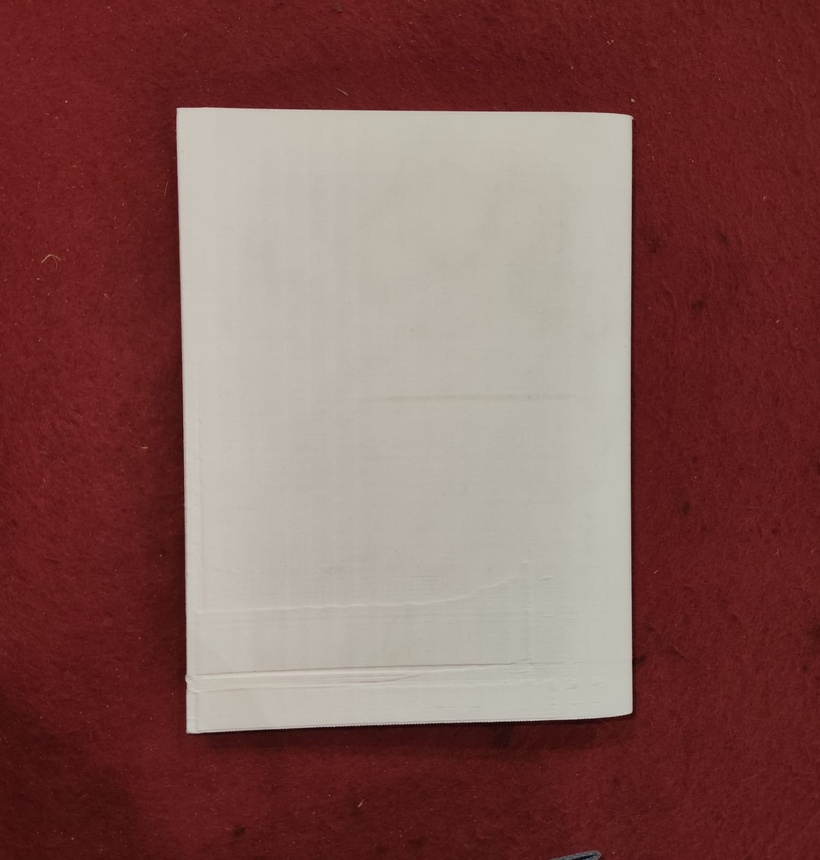
#> input picture backend/models/test1.jpeg, 820 x 860 px, shrunk from 1526 x 1600 before the run
$ python -i image_processor.py   (imports and definitions only)
#> lines starting #> are read from the running program, lines starting #| are printed output that depends on the picture
#> further down, picture is the input picture: shape (860, 820, 3); mean B, G, R 84.4, 88.5, 130.5
"""
Image Processor Module for ZENITH INSPECT-AR
Handles image preprocessing and enhancement operations
"""

import cv2
import numpy as np
from typing import Dict, Any


class ImageProcessor:
    def __init__(self):
        """
        Initialize image processor
        """
        print("ImageProcessor initialized")

    def preprocess(self, image: np.ndarray, enhance_contrast: bool = True) -> np.ndarray:
        """
        Preprocess image for better detection and measurement
        """
#> called with enhance_contrast = True
        try:
            # Make a copy to avoid modifying the original
            processed = image.copy()

            # Convert to grayscale if needed
            if len(processed.shape) == 3:
                gray = cv2.cvtColor(processed, cv2.COLOR_BGR2GRAY)
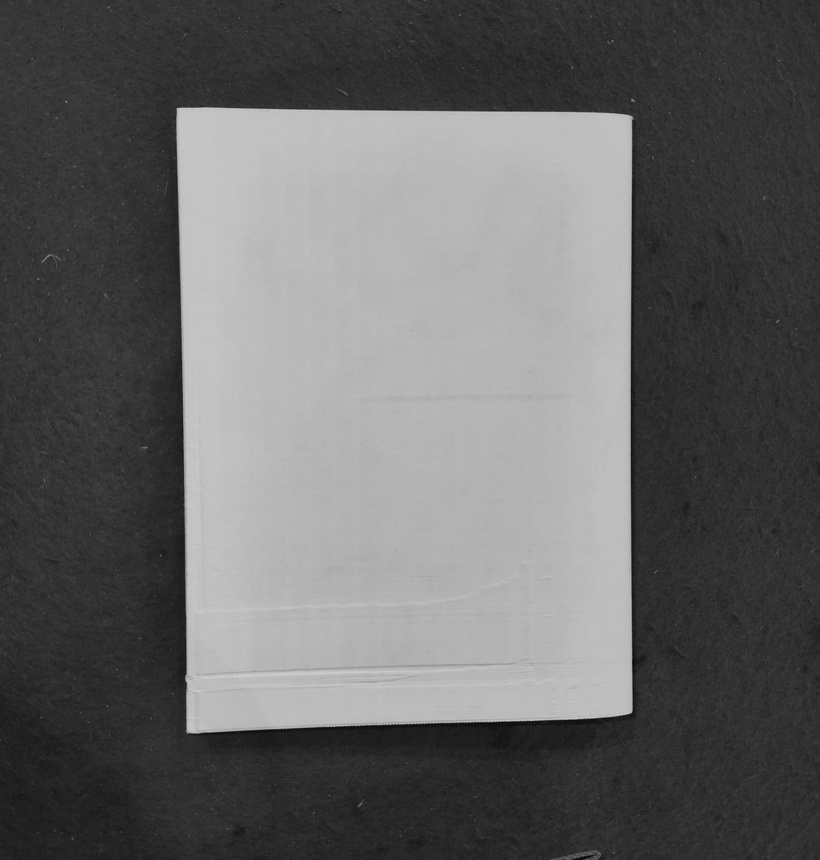
#> gray: shape (860, 820); min 5, max 207, mean 100.6
            else:
                gray = processed

            # Enhance contrast if requested
            if enhance_contrast:
                # Apply CLAHE (Contrast Limited Adaptive Histogram Equalization)
                clahe = cv2.createCLAHE(clipLimit=2.0, tileGridSize=(8, 8))
                gray = clahe.apply(gray)
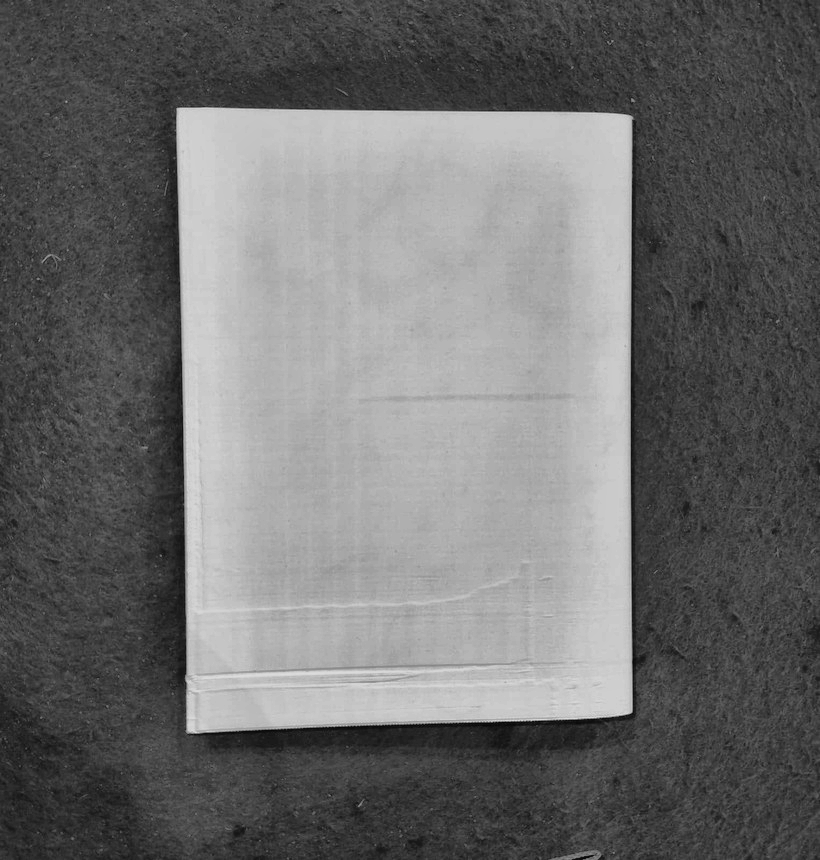
#> gray: shape (860, 820); min 4, max 222, mean 109.3

                # Convert back to BGR if original was color
                if len(image.shape) == 3:
                    processed = cv2.cvtColor(gray, cv2.COLOR_GRAY2BGR)
                else:
                    processed = gray
            else:
                processed = gray if len(image.shape) == 2 else cv2.cvtColor(image, cv2.COLOR_BGR2GRAY)

            return processed

        except Exception as e:
            print(f"Error in image preprocessing: {str(e)}")
            return image  # Return original image if preprocessing fails

    def enhance_quality(self, image: np.ndarray) -> np.ndarray:
        """
        Enhance image quality for better measurements
        """
        try:
            # Apply bilateral filter to reduce noise while preserving edges
            enhanced = cv2.bilateralFilter(image, 9, 75, 75)

            # Apply slight sharpening
            kernel = np.array([[-1,-1,-1],
                              [-1, 9,-1],
                              [-1,-1,-1]])
            enhanced = cv2.filter2D(enhanced, -1, kernel)

            return enhanced

        except Exception as e:
            print(f"Error in image enhancement: {str(e)}")
            return image  # Return original image if enhancement fails

>>> import cv2
>>> picture = cv2.imread('../models/test1.jpeg')
>>> result = ImageProcessor().preprocess(picture)
